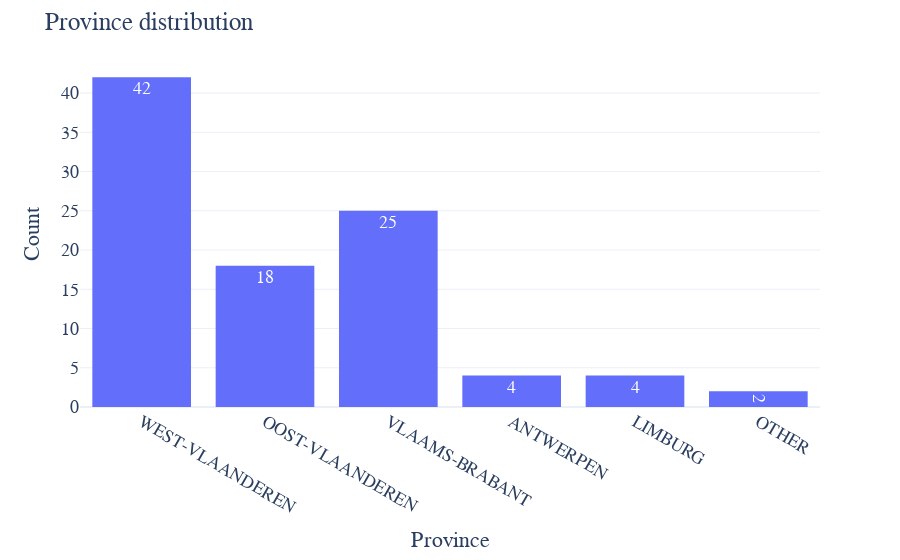

Write notebook code for a chart like this one.
### Markdown cell above
### Explore Geographics

### Code cell
fig = px.histogram(df_annotators, x="Flemish_Provinces",  category_orders=dict(Flemish_Provinces=flemish_provinces), template="plotly_white", text_auto=True)
fig.layout.update(
    title_text='Province distribution', # title of plot
    xaxis_title_text='Province', # xaxis label
    yaxis_title_text='Count', # yaxis label
    font=dict(
        family="Helvetica",
        size=18
    ),
    showlegend=False
)
fig.show()

### Figure 1 — Plotly figure (JSON) as saved in the notebook; plotly's stock layout.template omitted (floating-point values rounded to 4 significant figures)
{"data": [{"alignmentgroup": "True", "bingroup": "x", "hovertemplate": "Flemish_Provinces=%{x}<br>count=%{y}<extra></extra>", "legendgroup": "", "marker": {"color": "#636efa", "pattern": {"shape": ""}}, "name": "", "offsetgroup": "", "orientation": "v", "showlegend": false, "texttemplate": "%{value}", "type": "histogram", "x": ["VLAAMS-BRABANT", "VLAAMS-BRABANT", "VLAAMS-BRABANT", "VLAAMS-BRABANT", "VLAAMS-BRABANT", "WEST-VLAANDEREN", "OOST-VLAANDEREN", "WEST-VLAANDEREN", "WEST-VLAANDEREN", "LIMBURG", "VLAAMS-BRABANT", "WEST-VLAANDEREN", "WEST-VLAANDEREN", "OOST-VLAANDEREN", "WEST-VLAANDEREN", "WEST-VLAANDEREN", "WEST-VLAANDEREN", "OOST-VLAANDEREN", "OOST-VLAANDEREN", "WEST-VLAANDEREN", "VLAAMS-BRABANT", "WEST-VLAANDEREN", "OOST-VLAANDEREN", "WEST-VLAANDEREN", "WEST-VLAANDEREN", "VLAAMS-BRABANT", "VLAAMS-BRABANT", "VLAAMS-BRABANT", "WEST-VLAANDEREN", "WEST-VLAANDEREN", "WEST-VLAANDEREN", "WEST-VLAANDEREN", "ANTWERPEN", "WEST-VLAANDEREN", "OOST-VLAANDEREN", "OOST-VLAANDEREN", "WEST-VLAANDEREN", "OOST-VLAANDEREN", "VLAAMS-BRABANT", "ANTWERPEN", "OOST-VLAANDEREN", "OOST-VLAANDEREN", "WEST-VLAANDEREN", "WEST-VLAANDEREN", "OTHER", "WEST-VLAANDEREN", "ANTWERPEN", "WEST-VLAANDEREN", "LIMBURG", "WEST-VLAANDEREN", "WEST-VLAANDEREN", "VLAAMS-BRABANT", "VLAAMS-BRABANT", "WEST-VLAANDEREN", "WEST-VLAANDEREN", "OOST-VLAANDEREN", "OOST-VLAANDEREN", "WEST-VLAANDEREN", "WEST-VLAANDEREN", "VLAAMS-BRABANT", "VLAAMS-BRABANT", "WEST-VLAANDEREN", "VLAAMS-BRABANT", "VLAAMS-BRABANT", "ANTWERPEN", "WEST-VLAANDEREN", "VLAAMS-BRABANT", "OOST-VLAANDEREN", "WEST-VLAANDEREN", "WEST-VLAANDEREN", "VLAAMS-BRABANT", "VLAAMS-BRABANT", "OOST-VLAANDEREN", "VLAAMS-BRABANT", "VLAAMS-BRABANT", "OOST-VLAANDEREN", "LIMBURG", "WEST-VLAANDEREN", "WEST-VLAANDEREN", "WEST-VLAANDEREN", "WEST-VLAANDEREN", "OOST-VLAANDEREN", "OOST-VLAANDEREN", "WEST-VLAANDEREN", "VLAAMS-BRABANT", "OOST-VLAANDEREN", "OTHER", "LIMBURG", "WEST-VLAANDEREN", "VLAAMS-BRABANT", "VLAAMS-BRABANT", "WEST-VLAANDEREN", "WEST-VLAANDEREN", "WEST-VLAANDEREN", "WEST-VLAANDEREN"], "xaxis": "x", "yaxis": "y"}], "layout": {"barmode": "relative", "font": {"family": "Helvetica", "size": 18}, "legend": {"tracegroupgap": 0}, "margin": {"t": 60}, "showlegend": false, "title": {"text": "Province distribution"}, "xaxis": {"anchor": "y", "categoryarray": ["WEST-VLAANDEREN", "OOST-VLAANDEREN", "VLAAMS-BRABANT", "ANTWERPEN", "LIMBURG", "OTHER"], "categoryorder": "array", "domain": [0, 1], "title": {"text": "Province"}}, "yaxis": {"anchor": "x", "domain": [0, 1], "title": {"text": "Count"}}}}
